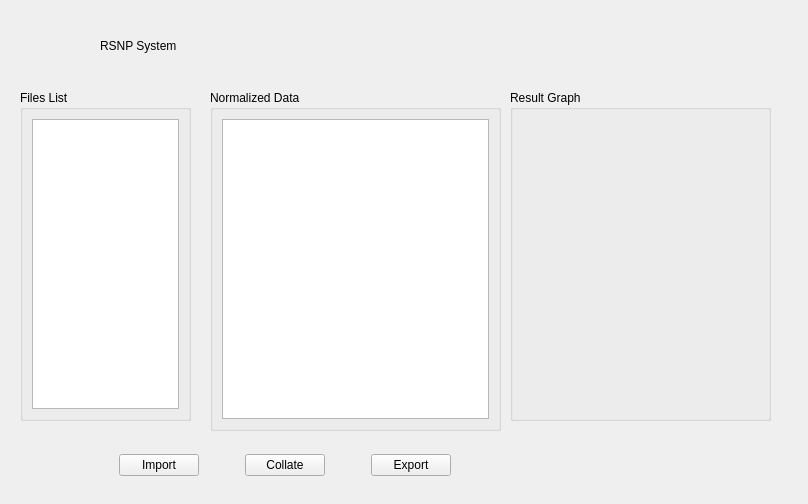
<?xml version="1.0" encoding="UTF-8"?>
<ui version="4.0">
 <class>Form</class>
 <widget class="QWidget" name="Form">
  <property name="geometry">
   <rect>
    <x>0</x>
    <y>0</y>
    <width>808</width>
    <height>504</height>
   </rect>
  </property>
  <property name="windowTitle">
   <string>Form</string>
  </property>
  <widget class="QGroupBox" name="group_box_files">
   <property name="geometry">
    <rect>
     <x>20</x>
     <y>90</y>
     <width>171</width>
     <height>331</height>
    </rect>
   </property>
   <property name="title">
    <string>Files List</string>
   </property>
   <layout class="QGridLayout" name="gridLayout">
    <item row="0" column="0">
     <widget class="QTableWidget" name="table_files"/>
    </item>
   </layout>
  </widget>
  <widget class="QGroupBox" name="group_box_data">
   <property name="geometry">
    <rect>
     <x>210</x>
     <y>90</y>
     <width>291</width>
     <height>341</height>
    </rect>
   </property>
   <property name="title">
    <string>Normalized Data</string>
   </property>
   <layout class="QHBoxLayout" name="horizontalLayout">
    <item>
     <widget class="QTableWidget" name="table_results"/>
    </item>
   </layout>
  </widget>
  <widget class="QGroupBox" name="group_box_plot">
   <property name="geometry">
    <rect>
     <x>510</x>
     <y>90</y>
     <width>261</width>
     <height>331</height>
    </rect>
   </property>
   <property name="title">
    <string>Result Graph</string>
   </property>
   <layout class="QGridLayout" name="gridLayout_2">
    <item row="0" column="0">
     <widget class="QWidget" name="widget_plot" native="true"/>
    </item>
   </layout>
  </widget>
  <widget class="QWidget" name="widget_header" native="true">
   <property name="geometry">
    <rect>
     <x>80</x>
     <y>20</y>
     <width>571</width>
     <height>51</height>
    </rect>
   </property>
   <layout class="QGridLayout" name="gridLayout_3">
    <property name="leftMargin">
     <number>20</number>
    </property>
    <item row="0" column="0">
     <widget class="QLabel" name="label_header">
      <property name="text">
       <string>RSNP System</string>
      </property>
     </widget>
    </item>
   </layout>
  </widget>
  <widget class="QWidget" name="widget_btn" native="true">
   <property name="geometry">
    <rect>
     <x>100</x>
     <y>450</y>
     <width>371</width>
     <height>51</height>
    </rect>
   </property>
   <layout class="QGridLayout" name="gridLayout_4">
    <property name="bottomMargin">
     <number>20</number>
    </property>
    <item row="0" column="0">
     <layout class="QHBoxLayout" name="horizontalLayout_btn">
      <item>
       <spacer name="horizontalSpacer">
        <property name="orientation">
         <enum>Qt::Horizontal</enum>
        </property>
        <property name="sizeHint" stdset="0">
         <size>
          <width>40</width>
          <height>20</height>
         </size>
        </property>
       </spacer>
      </item>
      <item>
       <widget class="QPushButton" name="btn_import">
        <property name="text">
         <string>Import</string>
        </property>
       </widget>
      </item>
      <item>
       <spacer name="horizontalSpacer_3">
        <property name="orientation">
         <enum>Qt::Horizontal</enum>
        </property>
        <property name="sizeType">
         <enum>QSizePolicy::Fixed</enum>
        </property>
        <property name="sizeHint" stdset="0">
         <size>
          <width>40</width>
          <height>20</height>
         </size>
        </property>
       </spacer>
      </item>
      <item>
       <widget class="QPushButton" name="btn_collate">
        <property name="text">
         <string>Collate</string>
        </property>
       </widget>
      </item>
      <item>
       <spacer name="horizontalSpacer_4">
        <property name="orientation">
         <enum>Qt::Horizontal</enum>
        </property>
        <property name="sizeType">
         <enum>QSizePolicy::Fixed</enum>
        </property>
        <property name="sizeHint" stdset="0">
         <size>
          <width>40</width>
          <height>20</height>
         </size>
        </property>
       </spacer>
      </item>
      <item>
       <widget class="QPushButton" name="btn_export">
        <property name="text">
         <string>Export</string>
        </property>
       </widget>
      </item>
      <item>
       <spacer name="horizontalSpacer_2">
        <property name="orientation">
         <enum>Qt::Horizontal</enum>
        </property>
        <property name="sizeHint" stdset="0">
         <size>
          <width>40</width>
          <height>20</height>
         </size>
        </property>
       </spacer>
      </item>
     </layout>
    </item>
   </layout>
  </widget>
 </widget>
 <resources/>
 <connections/>
</ui>
